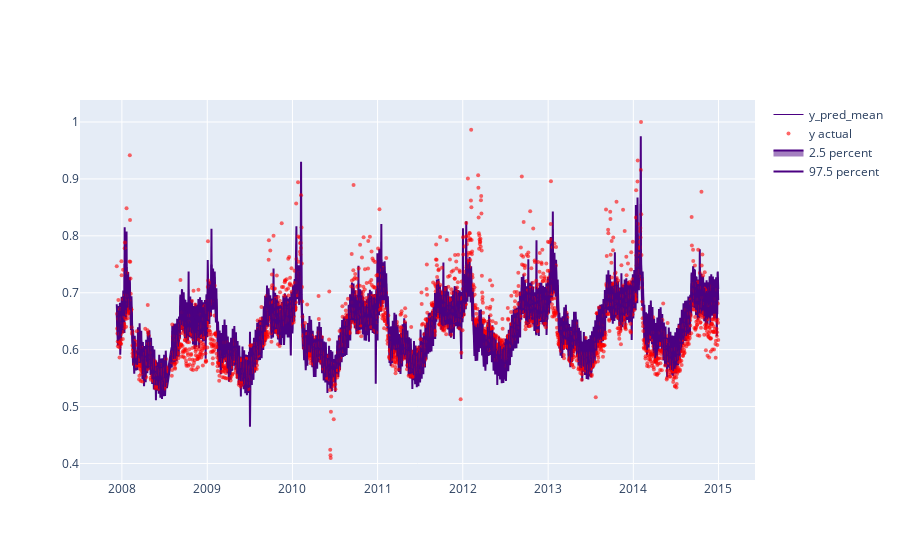

The cell this chart's notebook holds for it:
### Code cell
alpha = 0.05

fig = go.Figure()
fig.add_trace(
    go.Scatter(
        x=posterior_idata.constant_data["time"],
        y=posterior_idata.posterior["y_pred"].quantile(q=1 - alpha / 2, dim=("chain", "draw")),
        fill=None,
        mode="lines",
        line_color="indigo",
        name=f"{100 - 50 * alpha} percent",
    )
)

fig.add_trace(
    go.Scatter(
        x=posterior_idata.constant_data["time"],
        y=posterior_idata.posterior["y_pred"].quantile(q=alpha / 2, dim=("chain", "draw")),
        fill="tonexty",  # fill area between trace0 and trace1
        mode="lines",
        line_color="indigo",
        name=f"{50 * alpha} percent",
    )
)

fig.add_trace(
    go.Scatter(
        x=posterior_idata.constant_data["time"],
        y=posterior_idata.observed_data["y_obs"],
        mode="markers",
        marker=dict(color="red", size=4, opacity=0.6),
        name="y actual",
    )
)


fig.add_trace(
    go.Scatter(
        x=posterior_idata.constant_data["time"],
        y=posterior_idata.posterior["y_pred"].mean(("chain", "draw")),
        name="y_pred_mean",
        mode="lines",
        line=dict(width=1, color="indigo")
    )
)

fig.show()

### Figure 1 — Plotly figure (JSON) as saved in the notebook; plotly's stock layout.template omitted (floating-point values rounded to 4 significant figures; data arrays with more than 128 entries replaced by an {"elided": "..."} marker saying what was removed)
{"data": [{"line": {"color": "indigo"}, "mode": "lines", "name": "97.5 percent", "type": "scatter", "x": {"elided": "2522 str values"}, "y": {"elided": "2522 float values"}}, {"fill": "tonexty", "line": {"color": "indigo"}, "mode": "lines", "name": "2.5 percent", "type": "scatter", "x": {"elided": "2522 str values"}, "y": {"elided": "2522 float values"}}, {"marker": {"color": "red", "opacity": 0.6, "size": 4}, "mode": "markers", "name": "y actual", "type": "scatter", "x": {"elided": "2522 str values"}, "y": {"elided": "2522 float values"}}, {"line": {"color": "indigo", "width": 1}, "mode": "lines", "name": "y_pred_mean", "type": "scatter", "x": {"elided": "2522 str values"}, "y": {"elided": "2522 float values"}}], "layout": {}}
